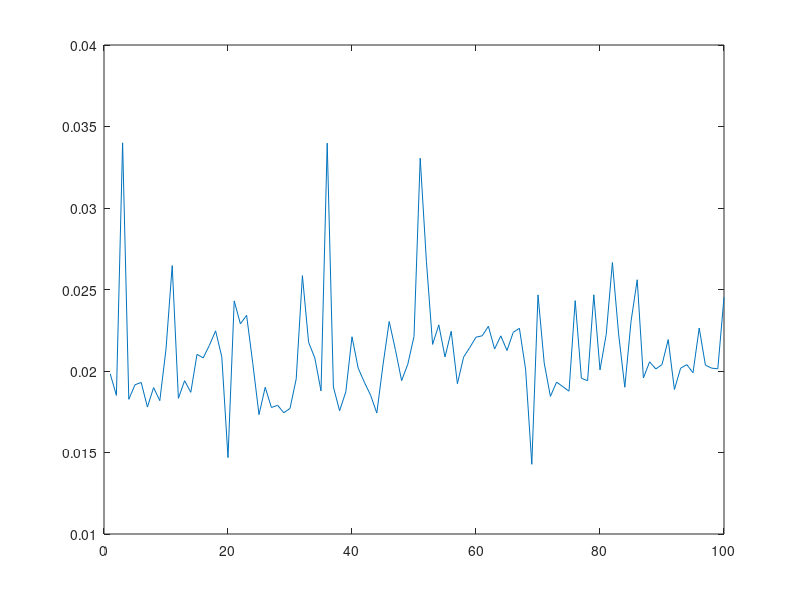

MATLAB code for this plot:
clear; close all; clc

f = @(x, y) x-y;        % function for determining initial conditions
c = @(x, y) 2.*x;       % function for determining variable wave speed
t_final = 1;            % [s], length over which simulation is run
time_points  = 100;     % number of time points to iterate over
n = 10;                 % number of grid points


delta_t = t_final/time_points;  % [s], resulting time step for simulation

L = 2;                          % [m], x dimension of simulation space
H = 3;                          % [m], y dimension of simulation space

% PLACEHOLDER PENDING PROPER DISCRETISATION CODE
x = linspace(0,L,n*L);                      % vector of grid points in x
y = linspace(0,H,n*H);                      % vector of grid points in y
t = linspace(0,t_final,time_points);        % vector of time points

elapsed = []
for iter = 1:100
% NUMERICAL DISCRETISED SOLUTION
tic
%u = zeros(length(y), length(x), length(t));     % preallocate u for speed
for k = 1:t_final
    for j = 1:length(y)
        for i = 1:length(x)
            % enforcing boundary conditions
            if i == 1 || j == 1 || i == length(x) || j == length(y) 
                u(j,i,k) = 0;
            end
            % setting initial conditions, CURRENTLY IGNORING THE EFFECTS OF
            % VON NEUMANN BOUNDARY CONDITION G
            if k == 1 
                u(j,i,k) = f(x(i), y(j));
            else
            u(j,i,k+1) = c(x(i),y(i))^2*delta_t^2*...
                (((u(j,i+1,k)-2*u(j,i,k)+u(j,i-1,k))/(x(i+1)-x(i))^2) + ...
                ((u(j+1,i,k)-2*u(j,i,k)+u(j-1,i,k))/(y(i+1)-y(i))^2)) + ...
                2*u(j,i,k)-u(j,i,k-1);
            end
        end
    end
end
elapsed = [elapsed toc];
end
plot(elapsed)
mean = mean(elapsed);
min = min(elapsed);
max = max(elapsed);
median = median(elapsed);
fprintf("mean: %.5f\n", mean)
fprintf("min: %.5f\n", min)
fprintf("max: %.5f\n", max)
fprintf("median: %.5f\n", median)

